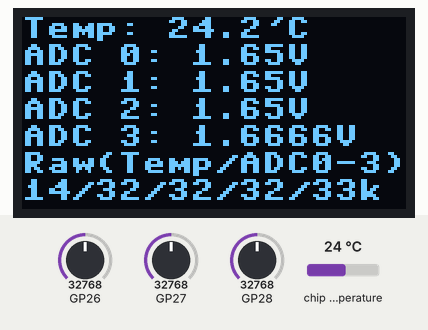
The program below on a simulated Raspberry Pi Pico running MicroPython. On the bench: 128×64 one-colour display. Inputs (shaded band) come from the test bench; at power-on: chip temperature 24 °C, GP26 = 32768, GP27 = 32768, GP28 = 32768 (analog values on the 0–65535 scale).

Above: at 1.2 s.
1.3 s: chip temperature set to 1 °C
At 3.3 s:
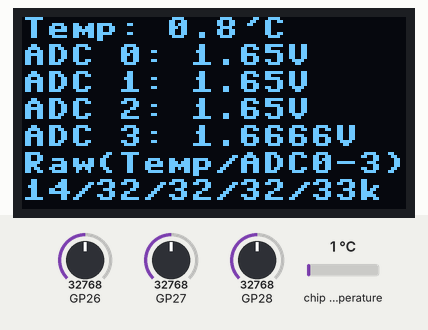
3.6 s: GP26 set to 45874
At 4.5 s:
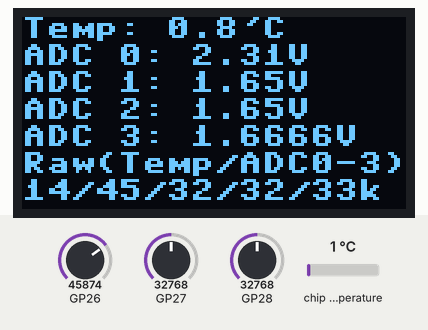
5.6 s: GP27 set to 45874
At 6.8 s:
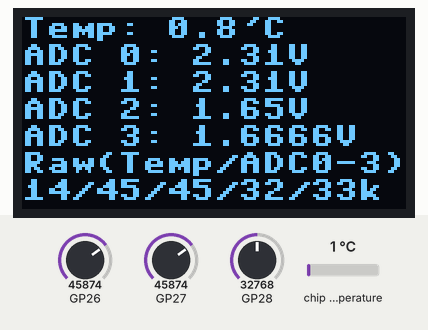
7.7 s: GP28 set to 45874
At 9.1 s:
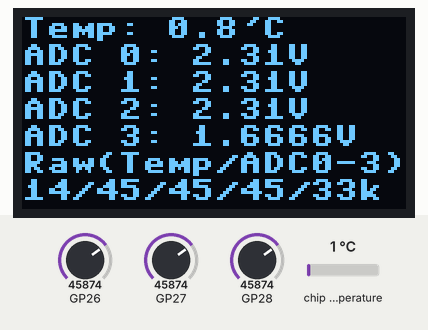
9.7 s: chip temperature set to 11 °C
At 11.4 s:
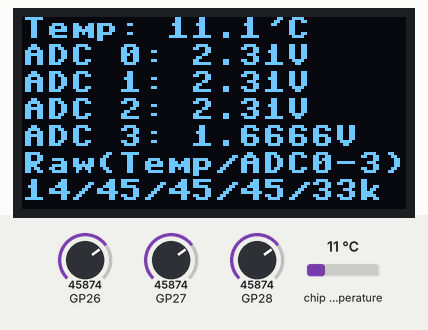
11.8 s: GP26 set to 63568
At 13.7 s:
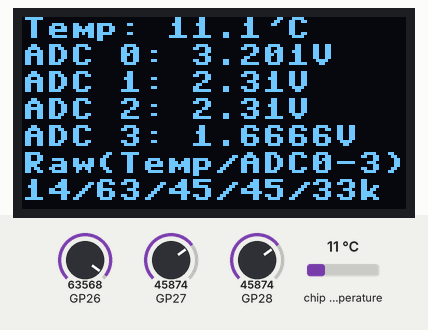
Timing chart, 0 to 14.8 s (numbered marks = the images above; inputs shaded):
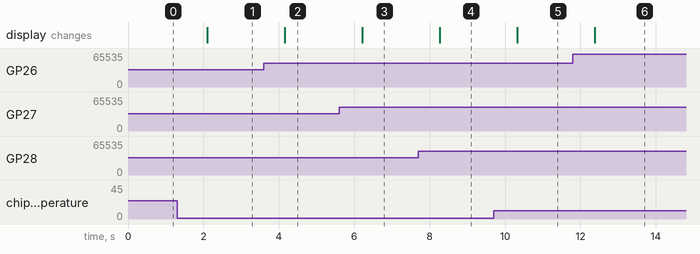

Measured:
- after the input at 1.3 s, the display: changes after 0.81 s (image 1)
- after the input at 3.6 s, the display: changes after 0.56 s (image 2)
- after the input at 5.6 s, the display: changes after 0.61 s (image 3)
- after the input at 7.7 s, the display: changes after 0.57 s (image 4)
- after the input at 9.7 s, the display: changes after 0.62 s (image 5)
- after the input at 11.8 s, the display: changes after 0.58 s (image 6)

The program:

main.py
```python
from machine import Pin, SoftI2C, ADC
import ssd1306
import time

pins = [5,4]
resolution = [128,64]
sleep_length = 1

i2c = SoftI2C(scl=Pin(pins[0]), sda=Pin(pins[1]))
display = ssd1306.SSD1306_I2C(resolution[0], resolution[1], i2c)

def read_volt(pin):
    adc_value = ADC(pin).read_u16()
    volt = (3.3/65535) * adc_value

    return volt

def read_raw(pin):
    return round(ADC(pin).read_u16()//1000)

def convert_to_celsius(volt):
    return round(27 - (volt - 0.706)/0.001721, 1)

while True:
    display.fill(0)

    display.text(f"Temp: {convert_to_celsius(read_volt(4))}'C", 0, 0)
    display.text(f"ADC 0: {round(read_volt(0),4)}V", 0, 9)
    display.text(f"ADC 1: {round(read_volt(1),4)}V", 0, 18)
    display.text(f"ADC 2: {round(read_volt(2),4)}V", 0, 27)
    display.text(f"ADC 3: {round(read_volt(3),4)}V", 0, 36)
    display.text("Raw(Temp/ADC0-3)", 0, 45)
    display.text(f"{read_raw(4)}/{read_raw(0)}/{read_raw(1)}/{read_raw(2)}/{read_raw(3)}k", 0, 54)

    display.show()

    time.sleep(sleep_length)
```
